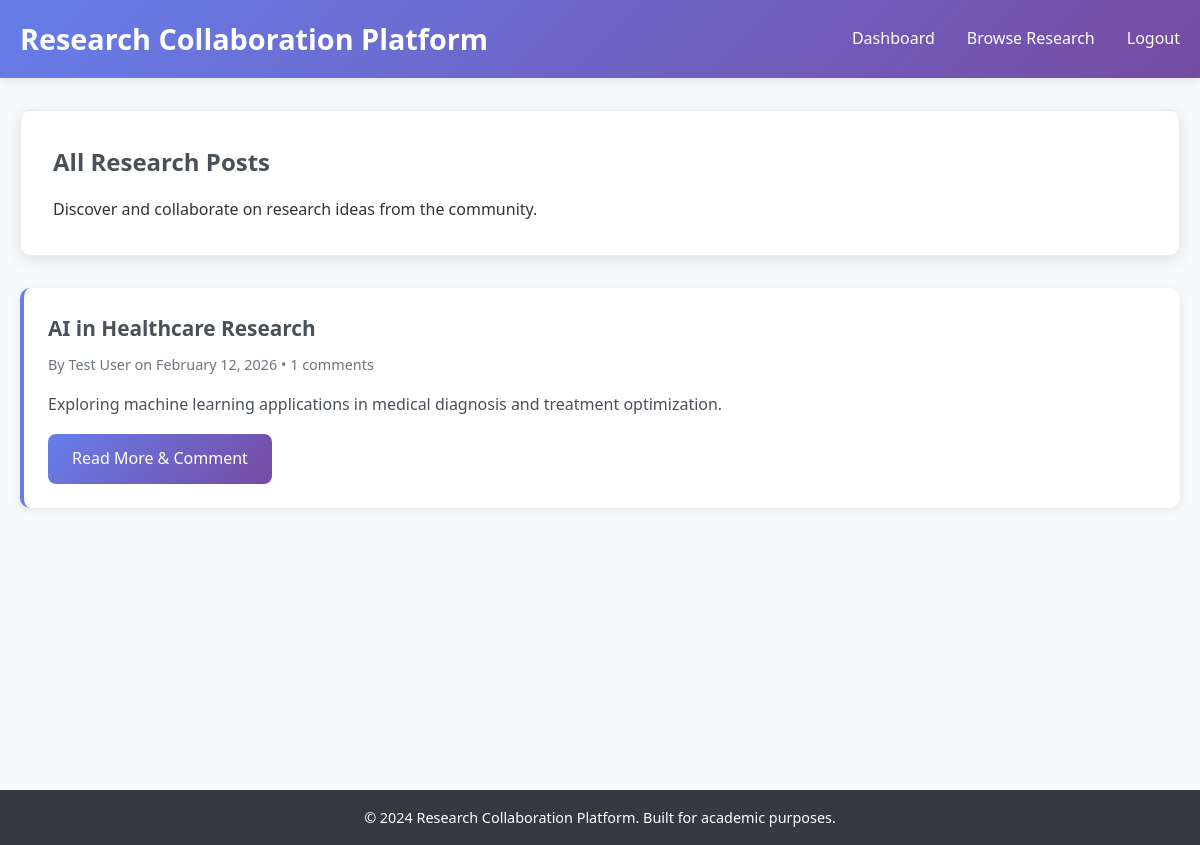
The app's page /browse.php (signed in) with its own data.
### tables this page shows
CREATE TABLE research_posts (
    post_id INT AUTO_INCREMENT PRIMARY KEY,
    user_id INT NOT NULL,
    title VARCHAR(200) NOT NULL,
    description TEXT NOT NULL,
    created_at TIMESTAMP DEFAULT CURRENT_TIMESTAMP,
    FOREIGN KEY (user_id) REFERENCES users(user_id) ON DELETE CASCADE
);

CREATE TABLE users (
    user_id INT AUTO_INCREMENT PRIMARY KEY,
    name VARCHAR(100) NOT NULL,
    email VARCHAR(150) UNIQUE NOT NULL,
    password VARCHAR(255) NOT NULL,
    created_at TIMESTAMP DEFAULT CURRENT_TIMESTAMP
);

### app/posts/posts.php (called while the page is built, shortened)
<?php
function getAllPosts() {
    $pdo = getDBConnection();
    $stmt = $pdo->prepare("
        SELECT p.post_id, p.title, p.description, p.created_at, u.name as author_name
        FROM research_posts p
        JOIN users u ON p.user_id = u.user_id
        ORDER BY p.created_at DESC
    ");
    $stmt->execute();
    return $stmt->fetchAll(PDO::FETCH_ASSOC);
}
?>

### app/comments/comments.php (called while the page is built, shortened)
<?php
function getCommentCount($postId) {
    $pdo = getDBConnection();
    $stmt = $pdo->prepare("SELECT COUNT(*) as count FROM comments WHERE post_id = ?");
    $stmt->execute([$postId]);
    $result = $stmt->fetch(PDO::FETCH_ASSOC);
    return $result['count'];
}
?>

### browse.php (the view, shortened to what this page needs)
<?php
require_once '../app/posts/posts.php';
require_once '../app/comments/comments.php';
$allPosts = getAllPosts();
?>
<!DOCTYPE html>
<html lang="en">
<head>
    <link rel="stylesheet" href="css/style.css">
</head>
<body>
    <header class="header">
        <div class="container">
            <div class="header-content">
                <div class="logo">
                    <h1>Research Collaboration Platform</h1>
                </div>
                <nav class="nav-links">
                    <a href="dashboard.php">Dashboard</a>
                    <a href="browse.php">Browse Research</a>
                    <a href="?logout=1" onclick="return confirmLogout()">Logout</a>
                </nav>
            </div>
        </div>
    </header>
    <main class="main-content">
        <div class="container">
            <div class="card">
                <h2>All Research Posts</h2>
                <p>Discover and collaborate on research ideas from the community.</p>
            </div>
            <?php if (empty($allPosts)): ?>
                <div class="card">
                    <p>No research posts available yet. Be the first to <a href="dashboard.php">create a post</a>!</p>
                </div>
            <?php else: ?>
                <?php foreach ($allPosts as $post): ?>
                    <div class="post-card">
                        <h3 class="post-title">
                            <a href="post_details.php?id=<?php echo $post['post_id']; ?>" style="text-decoration: none; color: inherit;">
                                <?php echo htmlspecialchars($post['title']); ?>
                            </a>
                        </h3>
                        <div class="post-meta">
                            By <?php echo htmlspecialchars($post['author_name']); ?> on <?php echo date('F j, Y', strtotime($post['created_at'])); ?>
                            • <?php echo getCommentCount($post['post_id']); ?> comments
                        </div>
                        <div class="post-description">
                            <?php echo nl2br(htmlspecialchars(substr($post['description'], 0, 300))); ?>
                        </div>
                        <a href="post_details.php?id=<?php echo $post['post_id']; ?>" class="btn btn-primary">Read More & Comment</a>
                    </div>
                <?php endforeach; ?>
            <?php endif; ?>
        </div>
    </main>
    <footer class="footer">
        <div class="container">
            <p>&copy; 2024 Research Collaboration Platform. Built for academic purposes.</p>
        </div>
    </footer>
</body>
</html>

### css/style.css (style rules this page uses)
* { margin: 0; padding: 0; box-sizing: border-box; }
body { font-family: 'Segoe UI', Tahoma, Geneva, Verdana, sans-serif; line-height: 1.6; color: #333; background-color: #f8f9fa; }
.container { max-width: 1200px; margin: 0 auto; padding: 0 20px; }
.header { background: linear-gradient(135deg, #667eea 0%, #764ba2 100%); color: white; padding: 1rem 0; box-shadow: 0 2px 10px rgba(0,0,0,0.1); }
.header-content { display: flex; justify-content: space-between; align-items: center; }
.logo h1 { font-size: 1.8rem; font-weight: 600; }
.nav-links { display: flex; gap: 2rem; align-items: center; }
.nav-links a { color: white; text-decoration: none; font-weight: 500; transition: opacity 0.3s; }
.main-content { padding: 2rem 0; min-height: calc(100vh - 120px); }
.card { background: white; border-radius: 10px; padding: 2rem; margin-bottom: 2rem; box-shadow: 0 4px 15px rgba(0,0,0,0.1); border: 1px solid #e9ecef; }
.card h2 { color: #495057; margin-bottom: 1rem; font-size: 1.5rem; }
.btn { display: inline-block; padding: 0.75rem 1.5rem; border: none; border-radius: 8px; font-size: 1rem; font-weight: 500; text-decoration: none; cursor: pointer; transition: all 0.3s; text-align: center; }
.btn-primary { background: linear-gradient(135deg, #667eea 0%, #764ba2 100%); color: white; }
.post-card { background: white; border-radius: 10px; padding: 1.5rem; margin-bottom: 1.5rem; box-shadow: 0 2px 10px rgba(0,0,0,0.08); border-left: 4px solid #667eea; transition: transform 0.3s; }
.post-title { font-size: 1.3rem; color: #495057; margin-bottom: 0.5rem; font-weight: 600; }
.post-meta { color: #6c757d; font-size: 0.9rem; margin-bottom: 1rem; }
.post-description { color: #495057; line-height: 1.6; margin-bottom: 1rem; }
.footer { background: #343a40; color: white; text-align: center; padding: 1rem 0; margin-top: 2rem; }
.footer p { margin: 0; font-size: 0.9rem; }

### records on screen
research_posts: title "AI in Healthcare Research", user.name "Test User", created_at "February 12, 2026", post_id "1", description "Exploring machine learning applications in medical diagnosis and treatment optimization."
